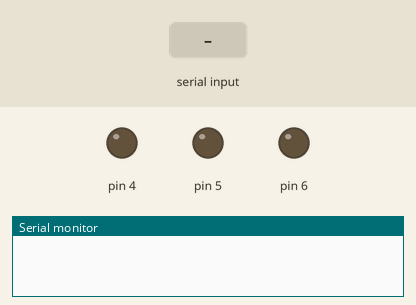
This sketch was run on a simulated Arduino Uno, built with avr-gcc and run on an emulated ATmega328P. On the bench: output pins drawn as LEDs (lit = HIGH), the last lines printed to the serial monitor. Inputs (shaded band) come from the test bench.

Above: at 1.2 s.
1.3 s: "I am back home" received over Serial
At 2.5 s:
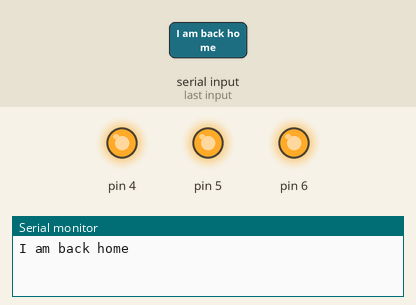
2.8 s: "Good morning" received over Serial
At 3.4 s:
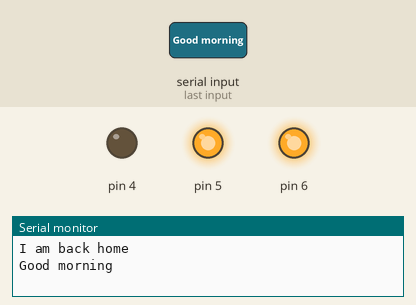
4.3 s: "Please disconnect" received over Serial
At 5.1 s:
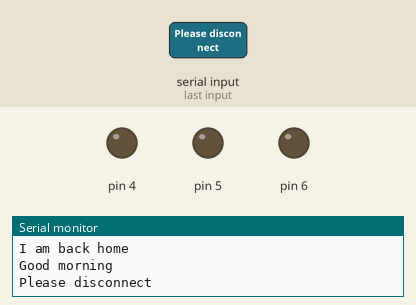
Timing chart, 0 to 7.3 s (numbered marks = the images above; inputs shaded):
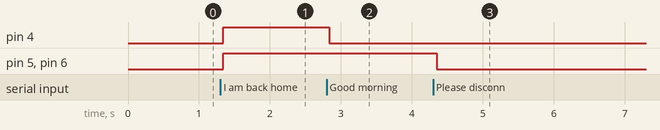

The sketch:

arduino_program.ino
```cpp
/*
 * PRABAL MANHAS (IOT HOME AUTOMATION PROJECT (BY VOICE ASSISTANT)
 * UID - 20BCS4513
 * CHANDIGARH UNIVERSITY (PROJECT EXHIBITION)
 */
String prabals_command;
void setup(){
Serial.begin(9600);
pinMode (6,OUTPUT);
pinMode (5,OUTPUT);
pinMode (4,OUTPUT);}

void loop() {
while(Serial.available()){
  delay(3);
  char c = Serial.read();
  prabals_command+=c;}

if(prabals_command.length() >0){
  Serial.println(prabals_command);
  if(prabals_command == "Please turn on the lights")
  {digitalWrite(6, HIGH);}
  else if(prabals_command == "Please turn off the lights")
  {digitalWrite(6, LOW);}
  else if(prabals_command == "Please turn on the fan")
  {digitalWrite(5, HIGH);}
  else if(prabals_command == "Please turn off the fan")
  {digitalWrite(5, LOW);}
  else if(prabals_command == "Good evening Turn on the night lamp")
  {digitalWrite(4, HIGH);}
  else if(prabals_command == "Good morning")
  {digitalWrite(4, LOW);}
  else if(prabals_command == "I am back home")
  {
    digitalWrite(4, HIGH);
    digitalWrite(5, HIGH);
    digitalWrite(6, HIGH);}
  else if(prabals_command == "Please disconnect")
  {
    digitalWrite(4, LOW);
    digitalWrite(5, LOW);
    digitalWrite(6, LOW);}
  prabals_command = "";}
}
```

Measured:
- after the input at 1.3 s, pin 4–6: LOW → HIGH at once
- after the input at 2.8 s, pin 4: HIGH → LOW at once
- after the input at 4.3 s, pin 5, pin 6: HIGH → LOW after 0.05 s
